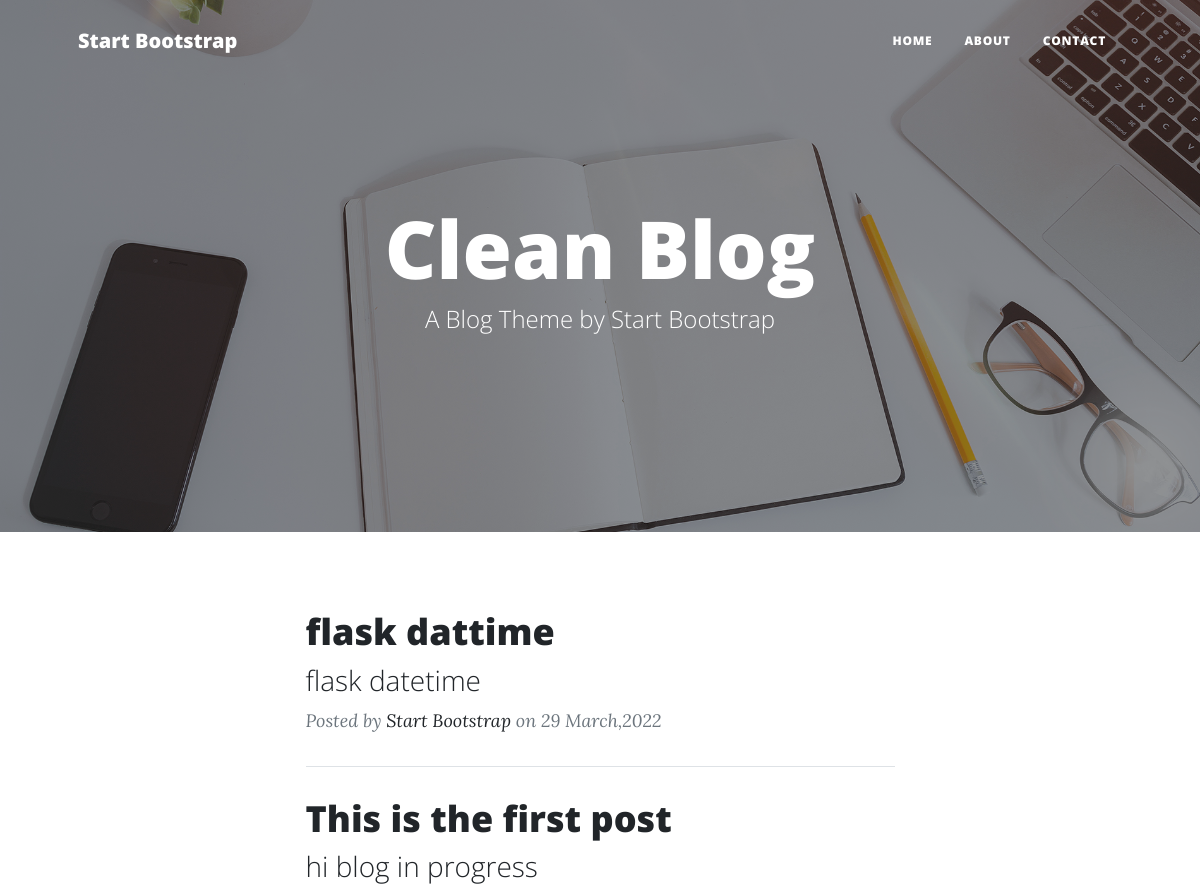
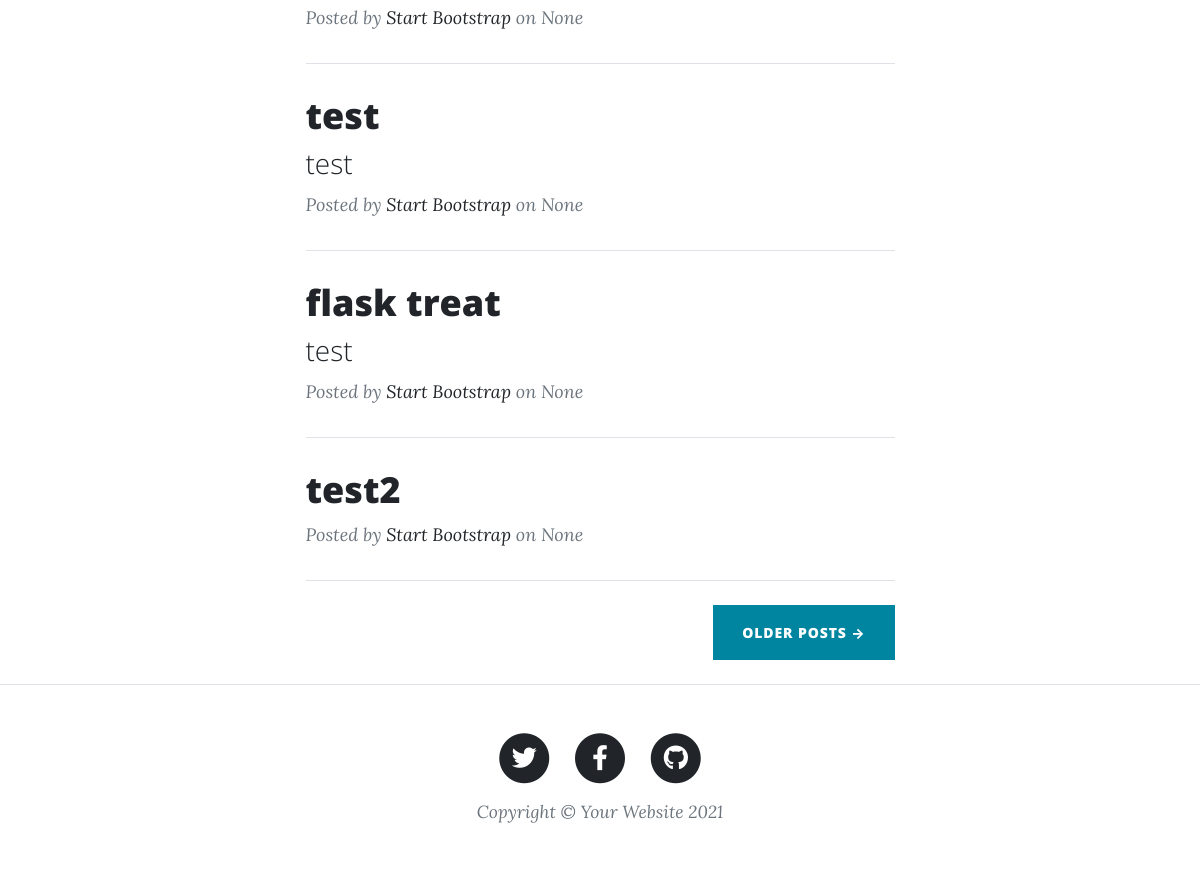
Before: / with the older database file (2 pictures, top to bottom).
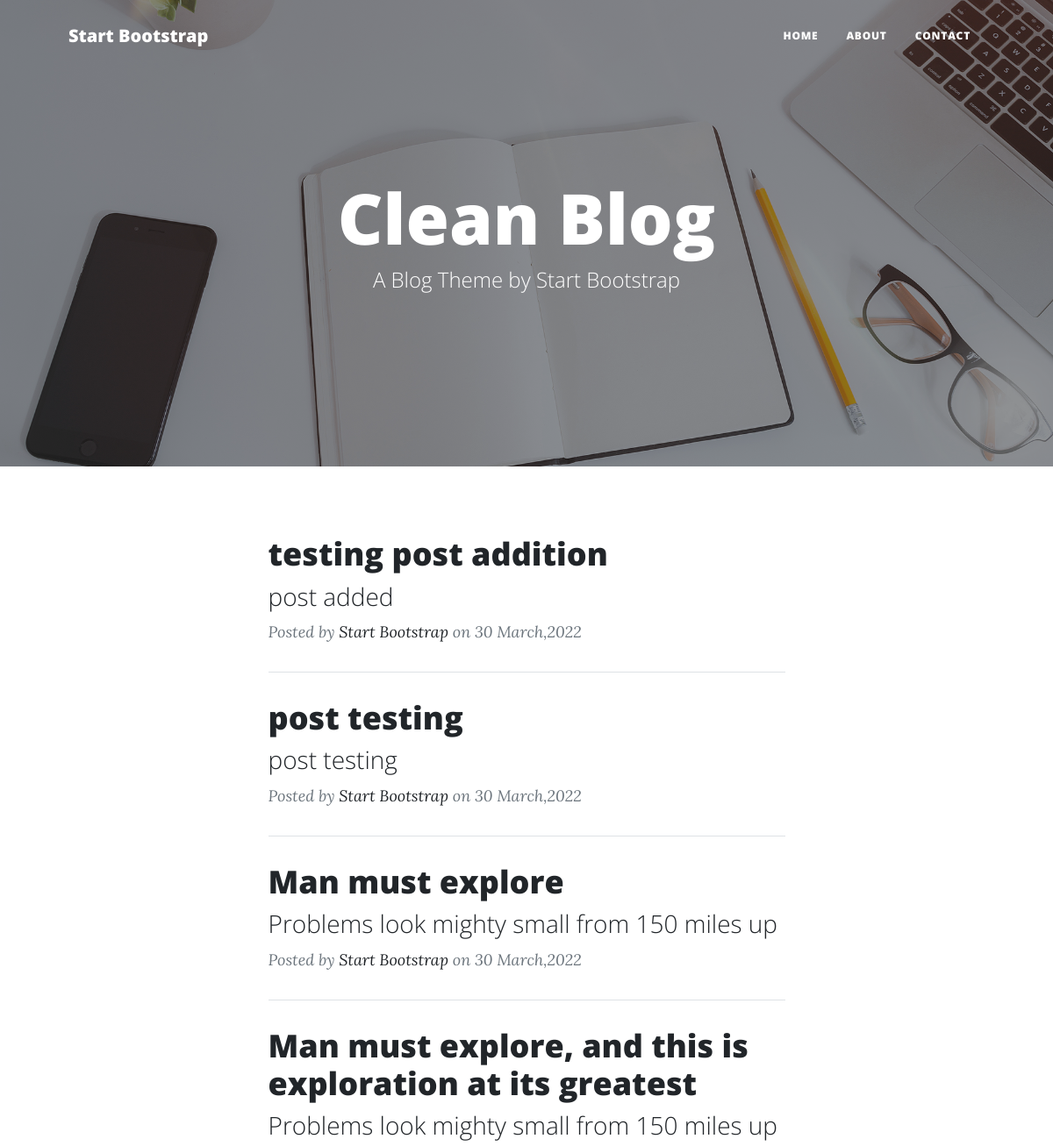
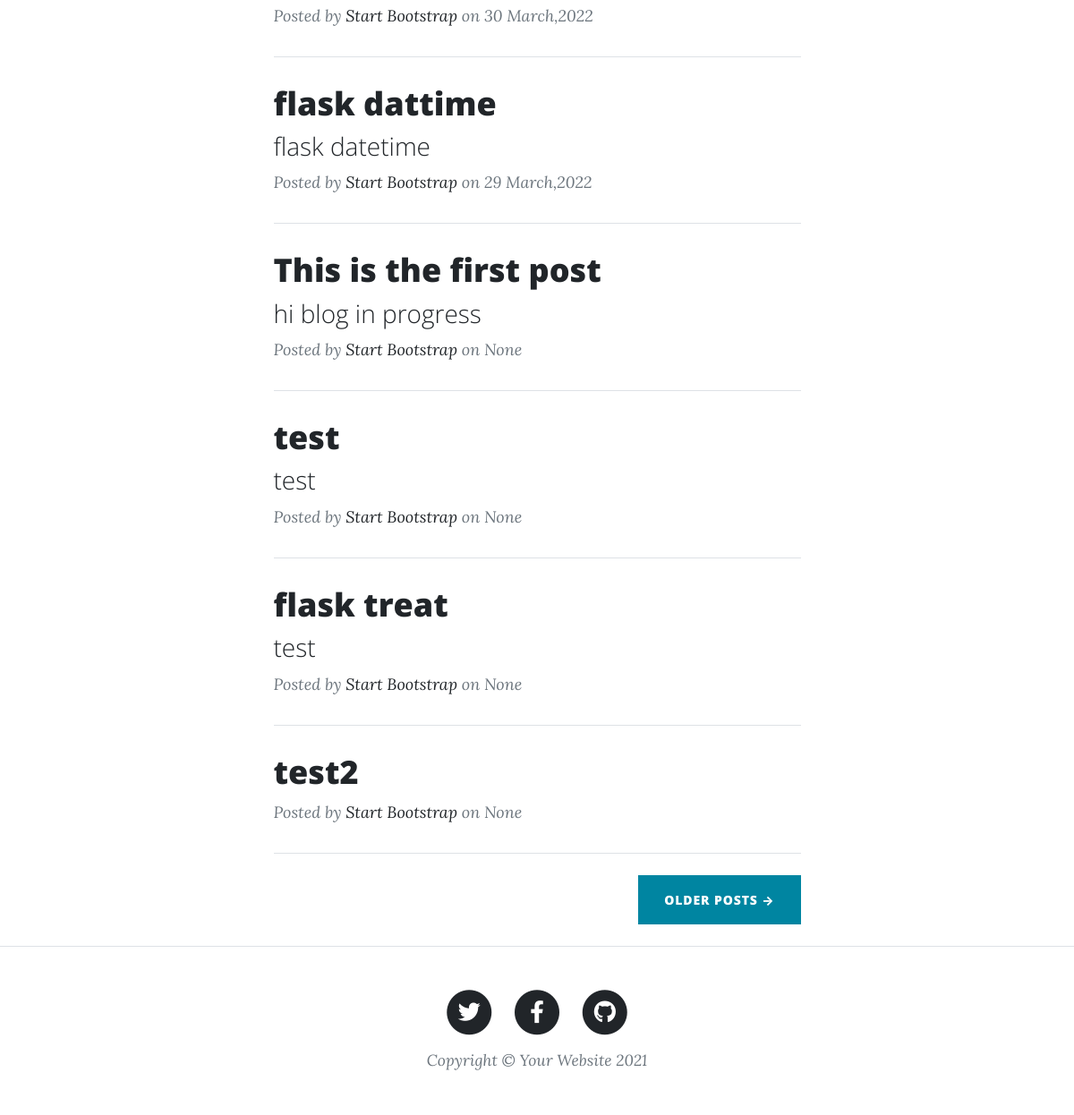
After: the same page with the newer database file (2 pictures, top to bottom).
### app.py (models this page shows)
class Post(db.Model):
    id = db.Column(db.Integer, primary_key=True)
    heading = db.Column(db.String(50), unique=True, nullable=False)
    subHeading = db.Column(db.String(100))
    body = db.Column(db.Text(), nullable=False)
    dateCreated = db.Column(db.DateTime(), default=datetime.utcnow)
    comments = db.relationship('Comments', backref='post', lazy='dynamic')

### app.py (the view)
@app.route('/')
def index():
    posts = Post.query.order_by(desc(Post.dateCreated)).all()
    return render_template('index.html', posts=posts)

### app.py (called while the page is built)
@app.template_filter('datetime_format')
def datetime_format(value, format='%d %B,%Y'):
    if value == None:
        return None
    return value.strftime(format)

### templates/index.html (shortened to what this page needs)
{% extends 'base.html' %}
{% block content %}
<body>
    <header class="masthead" style="background-image: url('static/assets/img/home-bg.jpg')">
        <div class="container position-relative px-4 px-lg-5">
            <div class="row gx-4 gx-lg-5 justify-content-center">
                <div class="col-md-10 col-lg-8 col-xl-7">
                    <div class="site-heading">
                        <h1>Clean Blog</h1>
                        <span class="subheading">A Blog Theme by Start Bootstrap</span>
                    </div>
                </div>
            </div>
        </div>
    </header>
    <div class="container px-4 px-lg-5">
        <div class="row gx-4 gx-lg-5 justify-content-center">
            <div class="col-md-10 col-lg-8 col-xl-7">
                <div class="post-preview">
                    {% for post in posts %}
                    <a href="{{url_for('post',post_id=post.id)}}">
                        <h2 class="post-title">{{post.heading}}</h2>
                        <h3 class="post-subtitle">{{post.subHeading}}</h3>
                    </a>
                    <p class="post-meta">
                        Posted by
                        <a href="#!">Start Bootstrap</a>
                        on {{post.dateCreated|datetime_format}}
                    </p>
                    <hr class="my-4" />
                    {% endfor %}
                </div>
                <div class="d-flex justify-content-end mb-4"><a class="btn btn-primary text-uppercase" href="#!">Older
                        Posts →</a></div>
            </div>
        </div>
    </div>
</body>
{% endblock %}

Changed rows visible on the page:
added Post: heading "testing post addition", subHeading "post added", dateCreated "30 March,2022"
added Post: heading "post testing", subHeading "post testing", dateCreated "30 March,2022"
added Post: heading "Man must explore", subHeading "Problems look mighty small from 150 miles up", dateCreated "30 March,2022"
added Post: heading "Man must explore, and this is exploration at its greatest", subHeading "Problems look mighty small from 150 miles up", dateCreated "30 March,2022"
